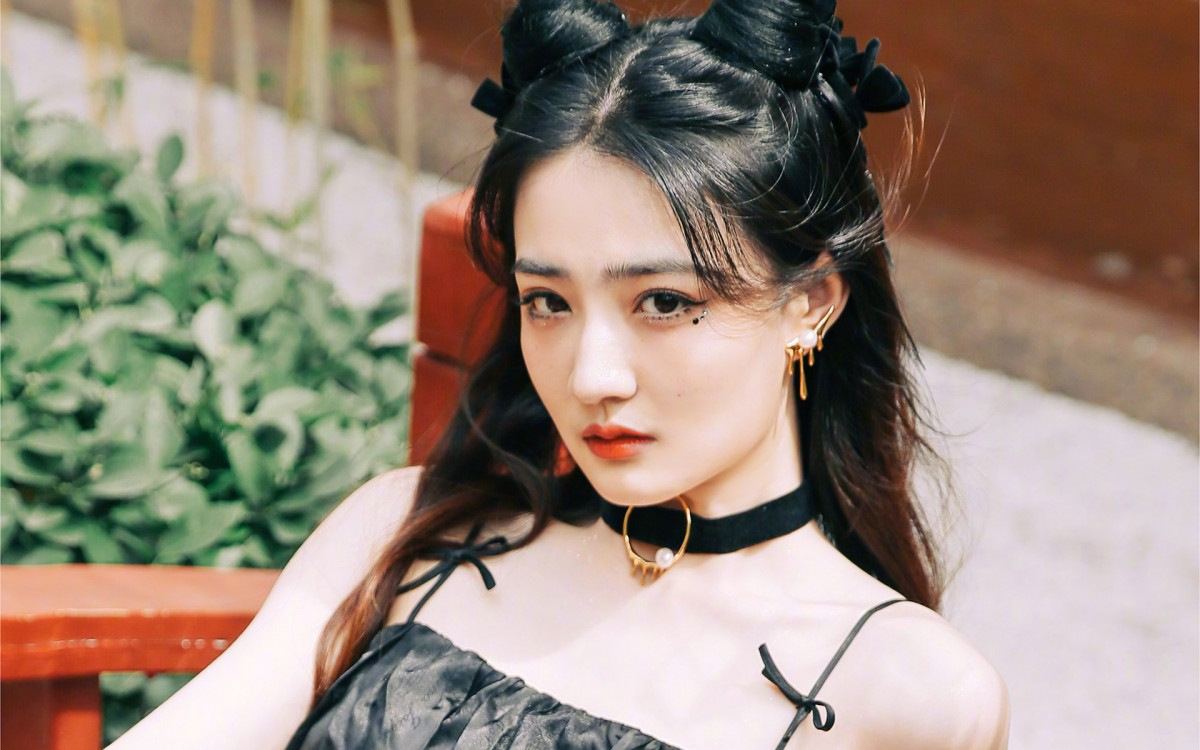
#> input picture img_code/img/xl_5.jpg, 1200 x 750 px
$ python img_6_bin.py
#> lines starting #> are read from the running program, lines starting #| are printed output that depends on the picture
import cv2 as cv
from matplotlib import pyplot as plt

img_input_1 = 'img/xl_5.jpg'


def main():
    img = cv.imread(img_input_1)
#> img is the input picture: shape (750, 1200, 3); mean B, G, R 121.3, 135.1, 150.7
    cv.imshow('0', img)

    histr_0 = cv.calcHist([img], [0], None, [256], [0, 256])
#> histr_0 = 256 values, max 13310 at index 30, min 8 at index 255, mean 3515.6
    histr_1 = cv.calcHist([img], [1], None, [256], [0, 256])
#> histr_1 = 256 values, max 12185 at index 53, min 1 at index 0, mean 3515.6
    histr_2 = cv.calcHist([img], [2], None, [256], [0, 256])
#> histr_2 = 256 values, max 10354 at index 222, min 488 at index 1, mean 3515.6
    plt.figure(figsize=(10, 6), dpi=100)
    plt.plot(histr_0)
    plt.plot(histr_1)
    plt.plot(histr_2)
    plt.grid()
    plt.show()
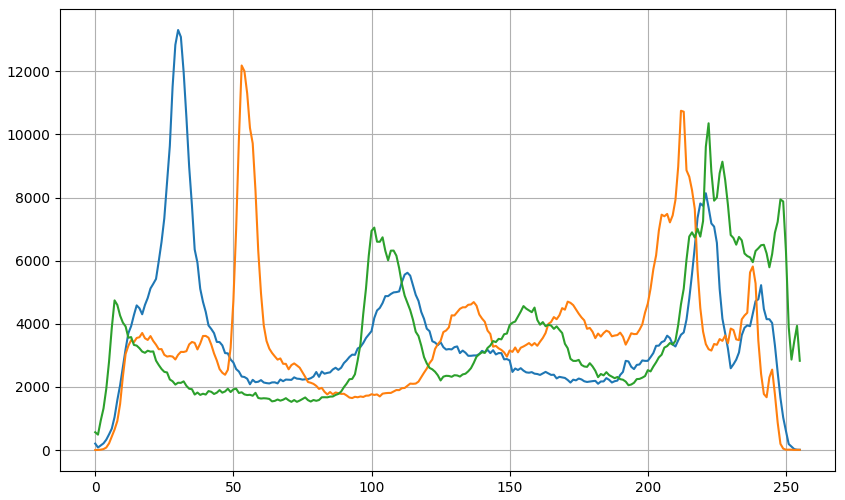
#> figure drawn by matplotlib, 1 panel; curve peaks at x = 30, y = 13310; curve peaks at x = 53, y = 12185; curve peaks at x = 222, y = 10354

    cv.waitKey(0)
    cv.destroyAllWindows()


if __name__ == '__main__':
    main()

$ run again, with img_code/img/xl_1.jpg copied over img_code/img/xl_5.jpg
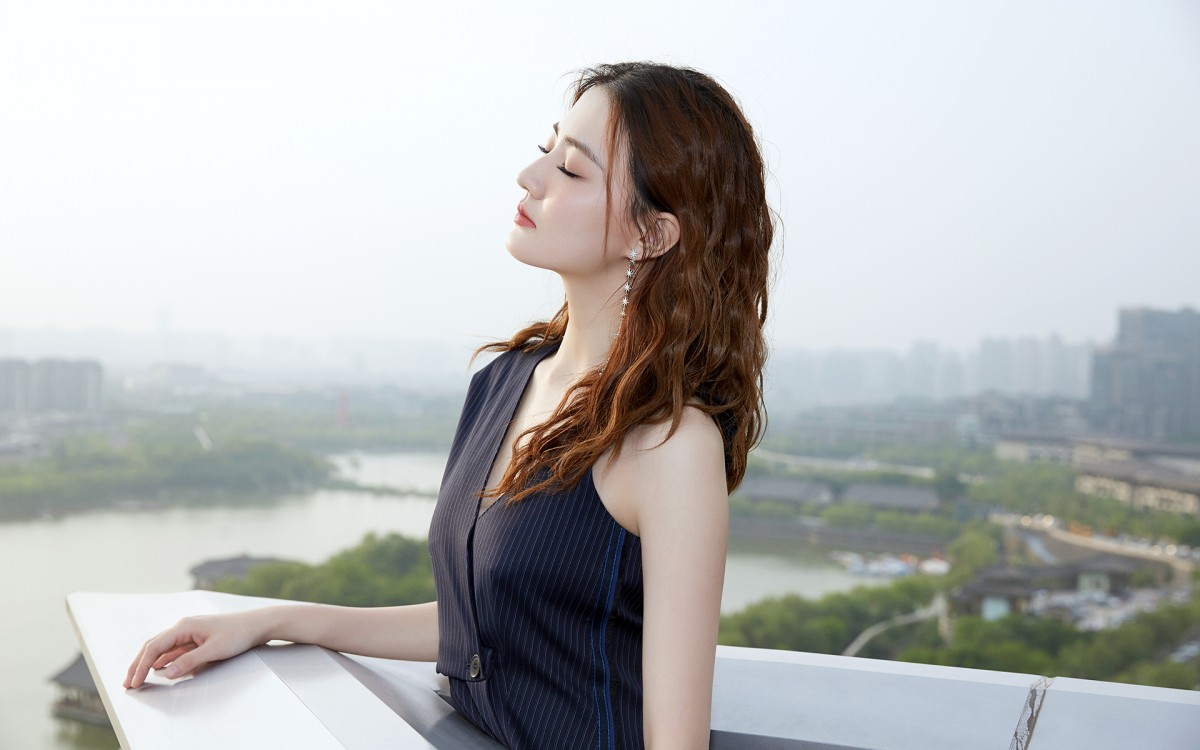
#> input picture img_code/img/xl_1.jpg, 1200 x 750 px
#> in main, img is the input picture: shape (750, 1200, 3); mean B, G, R 183.3, 183.6, 182.1
#> histr_0 = 256 values, max 92442 at index 255, min 609 at index 1, mean 3515.6
#> histr_1 = 256 values, max 46266 at index 254, min 387 at index 1, mean 3515.6
#> histr_2 = 256 values, max 46569 at index 250, min 43 at index 254, mean 3515.6
#> in main, `plt.show()`:
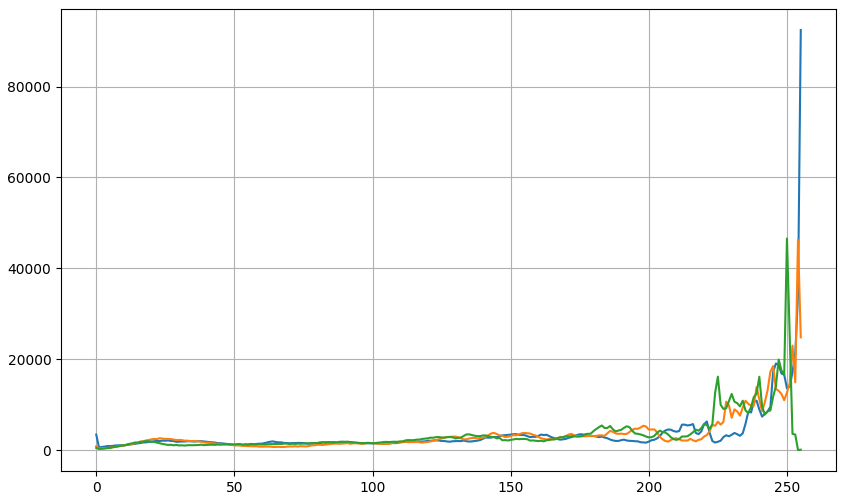
#> figure drawn by matplotlib, 1 panel; curve peaks at x = 255, y = 92442; curve peaks at x = 254, y = 46266; curve peaks at x = 250, y = 46569

$ run again, with img_code/img/xl_2.jpg copied over img_code/img/xl_5.jpg
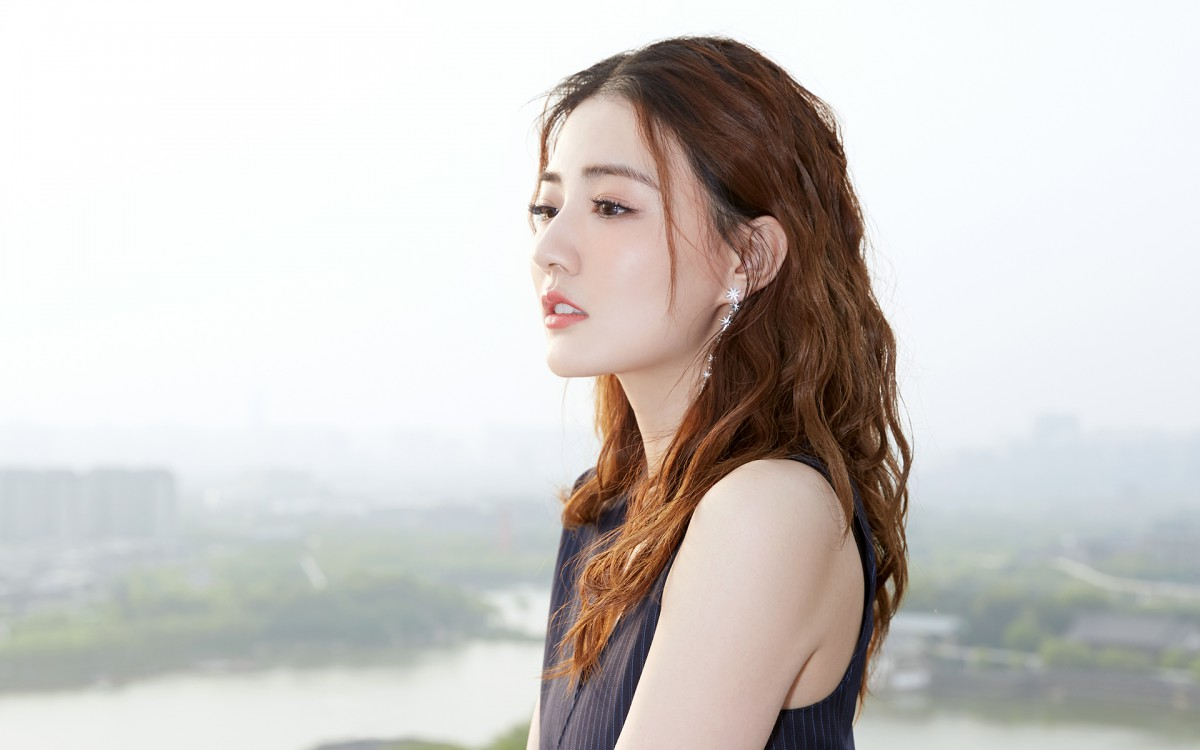
#> input picture img_code/img/xl_2.jpg, 1200 x 750 px
#> in main, img is the input picture: shape (750, 1200, 3); mean B, G, R 199.8, 202.9, 206.7
#> histr_0 = 256 values, max 170360 at index 254, min 518 at index 1, mean 3515.6
#> histr_1 = 256 values, max 102812 at index 255, min 134 at index 1, mean 3515.6
#> histr_2 = 256 values, max 56870 at index 253, min 23 at index 9, mean 3515.6
#> in main, `plt.show()`:
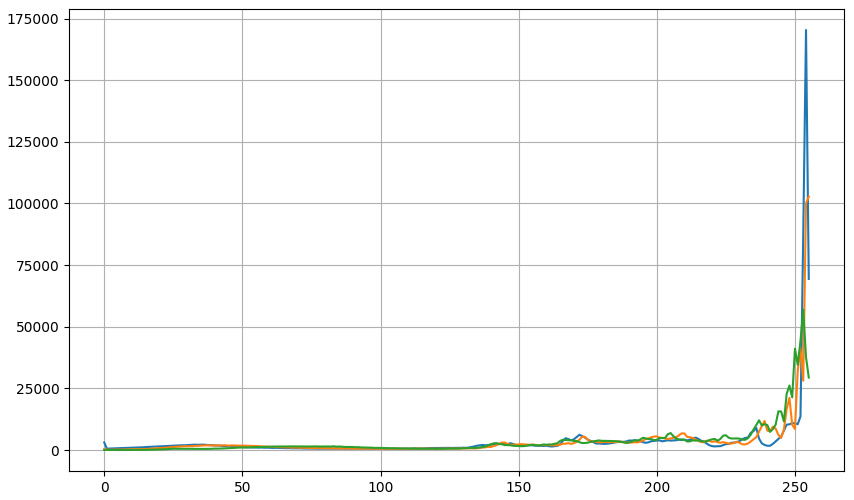
#> figure drawn by matplotlib, 1 panel; curve peaks at x = 254, y = 170360; curve peaks at x = 255, y = 102812; curve peaks at x = 253, y = 56870

$ run again, with img_code/img/xl_3.jpg copied over img_code/img/xl_5.jpg
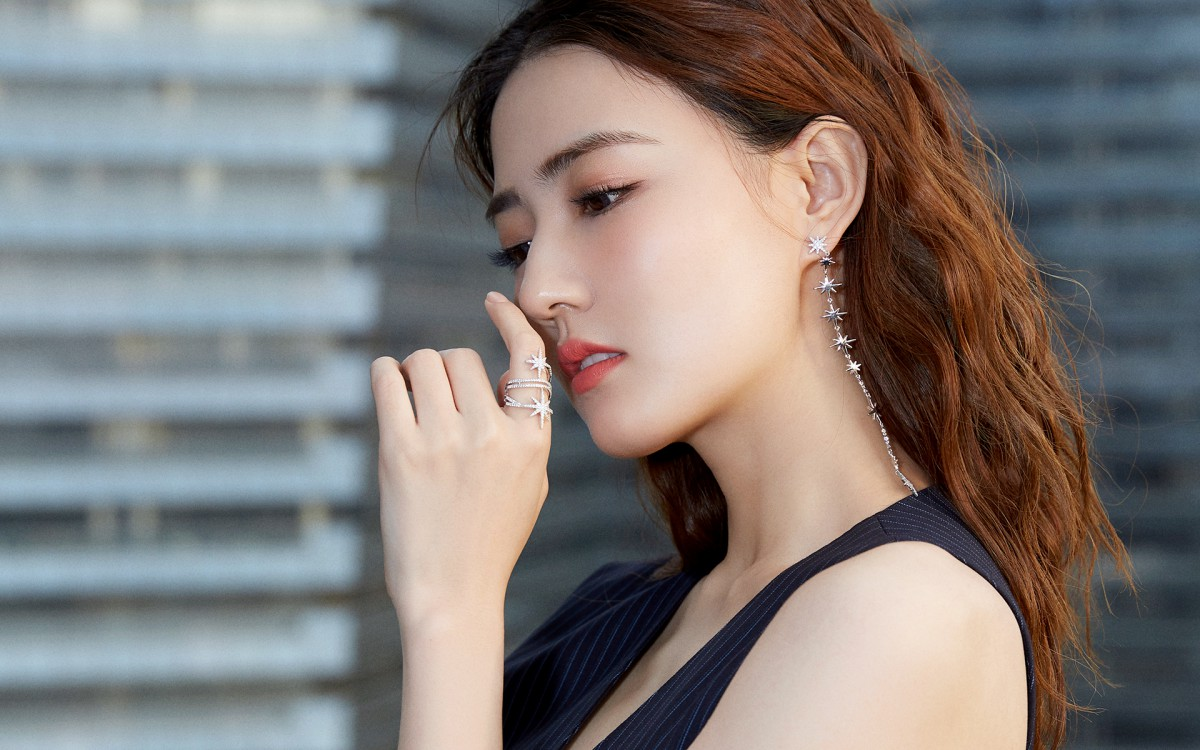
#> input picture img_code/img/xl_3.jpg, 1200 x 750 px
#> in main, img is the input picture: shape (750, 1200, 3); mean B, G, R 120.8, 123.4, 129.5
#> histr_0 = 256 values, max 15328 at index 0, min 5 at index 254, mean 3515.6
#> histr_1 = 256 values, max 8107 at index 184, min 2 at index 254, mean 3515.6
#> histr_2 = 256 values, max 9104 at index 235, min 19 at index 254, mean 3515.6
#> in main, `plt.show()`:
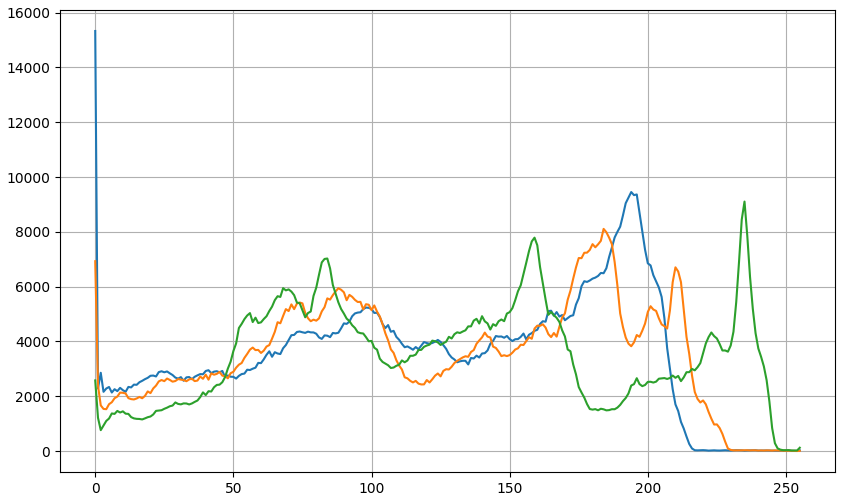
#> figure drawn by matplotlib, 1 panel; curve peaks at x = 0, y = 15328; curve peaks at x = 184, y = 8107; curve peaks at x = 235, y = 9104
